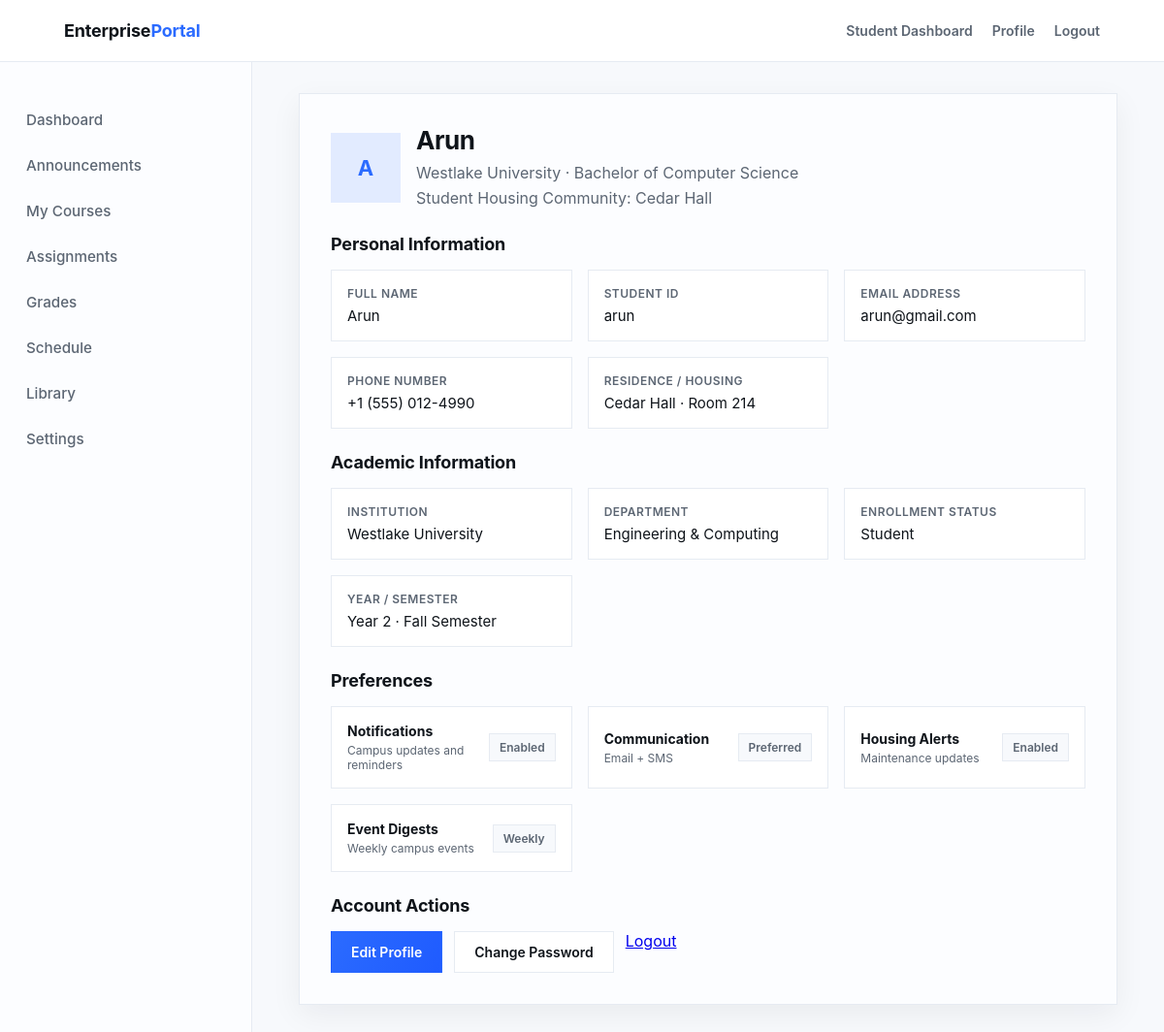
The app's page /accounts/profile/ (signed in) with its own data.
### accounts/models.py (models this page shows, shortened)
class User(AbstractUser):
    ROLE_STUDENT = "student"
    ROLE_FACULTY = "faculty"
    ROLE_HOD = "hod"
    ROLE_PRINCIPAL = "principal"
    ROLE_ADMIN = "admin"
    ROLE_CHOICES = [
        (ROLE_STUDENT, "Student"),
        (ROLE_FACULTY, "Faculty"),
        (ROLE_HOD, "HOD"),
        (ROLE_PRINCIPAL, "Principal"),
        (ROLE_ADMIN, "Admin"),
    ]
    role = models.CharField(max_length=20, choices=ROLE_CHOICES, default=ROLE_STUDENT)
    is_faculty = models.BooleanField(default=False)
    is_hod = models.BooleanField(default=False)
    is_principal = models.BooleanField(default=False)
    is_admin = models.BooleanField(default=False)
    is_approved = models.BooleanField(default=False)

### accounts/views.py (the view)
# urls.py: path("profile/", views.profile_view, name="profile"),
@login_required
def profile_view(request):
    return render(request, "profile_view.html")

### templates/profile_view.html (shortened to what this page needs)
{% extends "base.html" %}
{% block content %}
<main class="container">
    <section class="profile-card">
      <div class="profile-header">
        <div class="avatar">{{ user.first_name|first|default:user.username|first|upper }}{{ user.last_name|first|upper }}</div>
        <div class="profile-title">
          <h1>{{ user.get_full_name|default:user.username }}</h1>
          <p>Westlake University · Bachelor of Computer Science</p>
          <p>Student Housing Community: Cedar Hall</p>
        </div>
      </div>
      <div class="profile-section">
        <h2>Personal Information</h2>
        <div class="info-grid">
          <div class="info-item">
            <span>Full Name</span>
            <p>{{ user.get_full_name|default:user.username }}</p>
          </div>
          <div class="info-item">
            <span>Student ID</span>
            <p>{{ user.username }}</p>
          </div>
          <div class="info-item">
            <span>Email Address</span>
            <p>{{ user.email }}</p>
          </div>
          <div class="info-item">
            <span>Phone Number</span>
            <p>+1 (555) 012-4990</p>
          </div>
          <div class="info-item">
            <span>Residence / Housing</span>
            <p>Cedar Hall · Room 214</p>
          </div>
        </div>
      </div>
      <div class="profile-section">
        <h2>Academic Information</h2>
        <div class="info-grid">
          <div class="info-item">
            <span>Institution</span>
            <p>Westlake University</p>
          </div>
          <div class="info-item">
            <span>Department</span>
            <p>Engineering & Computing</p>
          </div>
          <div class="info-item">
            <span>Enrollment Status</span>
            <p>{{ user.get_role_display }}</p>
          </div>
          <div class="info-item">
            <span>Year / Semester</span>
            <p>Year 2 · Fall Semester</p>
          </div>
        </div>
      </div>
      <div class="profile-section">
        <h2>Preferences</h2>
        <div class="preferences">
          <div class="pref-item">
            <div class="pref-label">
              <strong>Notifications</strong>
              <span>Campus updates and reminders</span>
            </div>
            <div class="pref-state">Enabled</div>
          </div>
          <div class="pref-item">
            <div class="pref-label">
              <strong>Communication</strong>
              <span>Email + SMS</span>
            </div>
            <div class="pref-state">Preferred</div>
          </div>
          <div class="pref-item">
            <div class="pref-label">
              <strong>Housing Alerts</strong>
              <span>Maintenance updates</span>
            </div>
            <div class="pref-state">Enabled</div>
          </div>
          <div class="pref-item">
            <div class="pref-label">
              <strong>Event Digests</strong>
              <span>Weekly campus events</span>
            </div>
            <div class="pref-state">Weekly</div>
          </div>
        </div>
      </div>
      <div class="profile-section">
        <h2>Account Actions</h2>
        <div class="profile-actions">
          <a class="btn btn-primary" href="{% url 'accounts:profile_edit' %}">Edit Profile</a>
          <button class="btn btn-secondary" type="button">Change Password</button>
          <a class="logout" href="{% url 'accounts:logout' %}">Logout</a>
        </div>
      </div>
    </section>
</main>
{% endblock %}

### static/css/style.css (style rules this page uses)
:root { --white: #ffffff; --near-white: #f7f9fc; --surface: #fcfdff; --text: #0f141a; --muted: #5c6673; --line: #e6ebf2; --accent: #2b6bff; --accent-strong: #1f5bff; --accent-soft: rgba(43, 107, 255, 0.12); --shadow: 0 10px 30px rgba(15, 20, 26, 0.06); --transition: 420ms cubic-bezier(0.22, 0.61, 0.36, 1); --radius: 0; --container: 1120px; --navbar-height: 64px; }
* { box-sizing: border-box; margin: 0; padding: 0; }
body { min-height: 100vh; font-family: -apple-system, BlinkMacSystemFont, "Segoe UI", Roboto, "Helvetica Neue", Arial, sans-serif; color: var(--text); background: radial-gradient(1200px 600px at 20% 0%, rgba(43, 107, 255, 0.08), transparent 60%), linear-gradient(180deg, var(--white), var(--near-white)); }
.container { width: 100%; max-width: var(--container); margin: 0 auto; padding: 0 16px; }
.btn { border: none; cursor: pointer; font-family: inherit; font-weight: 600; font-size: 14px; padding: 12px 20px; transition: all var(--transition); outline: none; display: inline-flex; align-items: center; justify-content: center; text-decoration: none; color: var(--text); border: 1px solid transparent; }
.btn-primary { background: linear-gradient(120deg, var(--accent), var(--accent-strong)); color: var(--white); }
.btn-secondary { background: var(--white); border: 1px solid var(--line); color: var(--text); }
.profile-card { background: var(--surface); border: 1px solid var(--line); box-shadow: var(--shadow); padding: 32px; display: grid; gap: 24px; }
.profile-header { display: grid; gap: 16px; grid-template-columns: auto 1fr; align-items: center; }
.avatar { width: 72px; height: 72px; background: var(--accent-soft); color: var(--accent); font-weight: 700; display: grid; place-items: center; font-size: 22px; }
.profile-title h1 { font-size: 26px; font-weight: 700; letter-spacing: -0.02em; margin-bottom: 6px; }
.profile-title p { color: var(--muted); line-height: 1.6; }
.profile-section { display: grid; gap: 16px; }
.profile-section h2 { font-size: 18px; font-weight: 700; letter-spacing: -0.01em; margin-bottom: 0; }
.info-grid { display: grid; grid-template-columns: repeat(auto-fit, minmax(220px, 1fr)); gap: 16px; }
.info-item { border: 1px solid var(--line); background: var(--white); padding: 16px; display: grid; gap: 6px; }
.info-item span { font-size: 12px; font-weight: 600; color: var(--muted); letter-spacing: 0.04em; text-transform: uppercase; }
.info-item p { font-size: 15px; color: var(--text); }
.preferences { display: grid; grid-template-columns: repeat(auto-fit, minmax(220px, 1fr)); gap: 16px; }
.pref-item { border: 1px solid var(--line); background: var(--white); padding: 16px; display: flex; align-items: center; justify-content: space-between; gap: 12px; }
.pref-label { display: grid; gap: 4px; }
.pref-label strong { font-size: 14px; }
.pref-label span { font-size: 12px; color: var(--muted); }
.pref-state { border: 1px solid var(--line); background: var(--near-white); padding: 6px 10px; font-size: 12px; font-weight: 600; color: var(--muted); }
.profile-actions { display: flex; flex-wrap: wrap; gap: 12px; }

### records on screen
User: first_name|first "A", get_full_name "Arun", username "arun", email "arun@gmail.com", role "Student"
